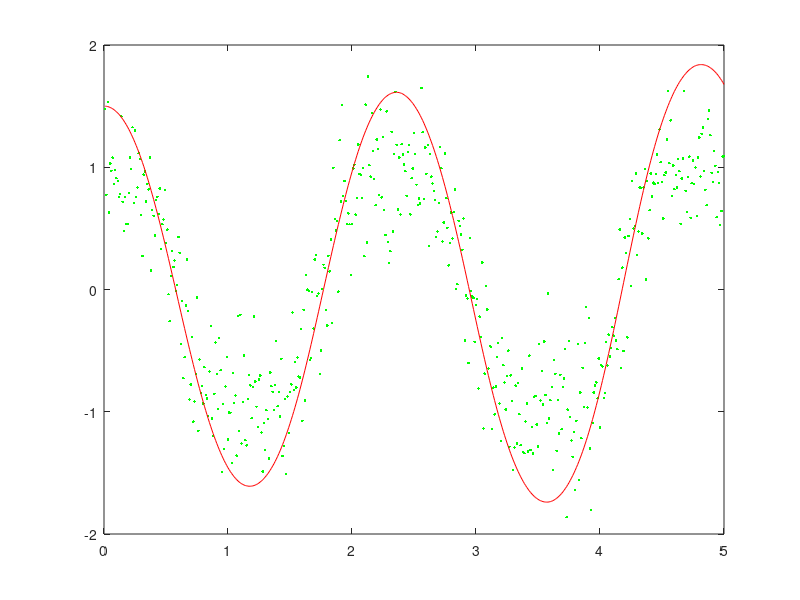

MATLAB code for this plot:
%%%%%%%%%%%%%%%%%%%%%%%%%%%%%%%%%%%%%%%%%%%%%%%%%%%%%%%%%%%%%%%%%
%
% Simulate pendulum data for the examples in the book
%
% Simo Sarkka and Lennart Svensson (2023), Bayesian Filtering and Smoothing,
% 2nd ed., Cambridge University Press.
% 
% See LICENSE provided with the software.
%
%%%%%%%%%%%%%%%%%%%%%%%%%%%%%%%%%%%%%%%%%%%%%%%%%%%%%%%%%%%%%%%%%

    %%
    % Simulate simple pendulum. Note that the system easily
    % diverges, but it should not matter.
    %
    
    % Remember to comment these out when benchmarking!
    fprintf('!! Using fixed random stream !!\n');
    rng(1,'twister');
    % <--- 
    
    DT = 0.01;
    g  = 9.81;
    Q  = 0.01*[DT^3/3 DT^2/2; DT^2/2 DT];
    R  = 0.1;
%    m0 = [1.6;0]; % Slightly off
%    P0 = 0.1*eye(2);
    m0 = [0;0];
    P0 = eye(2);
    
    steps = 500;
    
    QL = chol(Q,'lower');
    
    T = zeros(1,steps);
    X = zeros(2,steps);
    Y = zeros(1,steps);
    t = 0;
    x = [1.5;0];
    for k=1:steps
        x = [x(1)+x(2)*DT;
            x(2)-g*sin(x(1))*DT];
        w = QL * randn(2,1);
        x = x + w;
        y = sin(x(1)) + sqrt(R)*randn;
        t = t + DT;
        T(k) = t;
        X(:,k) = x;
        Y(:,k) = y;
    end
    
    % Plot the data
    clf;
    plot(T,Y,'g.',T,X(1,:),'r-');

    % Store the data in JSON
    %{
    jstruct = struct('T',T,'X',X,'Y',Y);
    json = jsonencode(jstruct,'PrettyPrint',true);
    filename = 'pendulum.json';
    fid = fopen(filename, 'w');
    fwrite(fid, json);
    fclose(fid);
    %}


